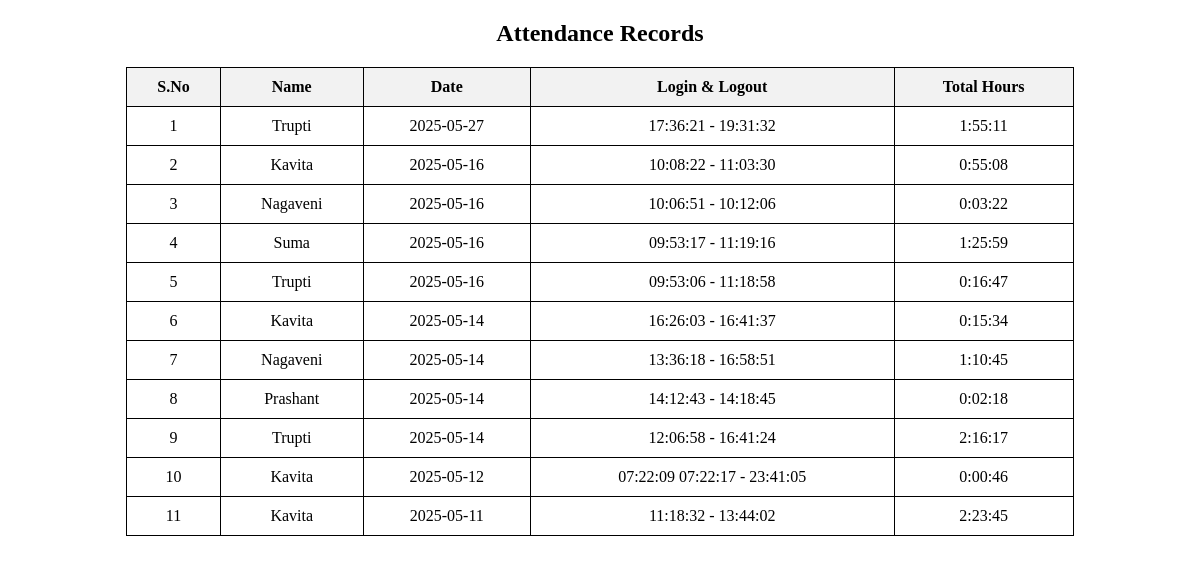
The page / on the database its author committed.
### tables this page shows
CREATE TABLE attendance (
            id INTEGER PRIMARY KEY AUTOINCREMENT,
            name TEXT NOT NULL,
            day TEXT NOT NULL,  -- Date of attendance entry
            login_logout TEXT NOT NULL,  -- Stores all login/logout times in one row per day
            total_hours TEXT NOT NULL,    -- Stores total hours for the day
            UNIQUE(name, day)  -- Ensure each student has only one row per day
        );

### app.py (the view)
@app.route('/')
def index():
    records = fetch_attendance()
    print(f"[DEBUG] {len(records)} attendance records retrieved.")
    return render_template('attendance.html', attendance=records)

### templates/attendance.html (shortened to what this page needs)
<!DOCTYPE html>
<html lang="en">
<head>
</head>
<body>
    <h2 style="text-align:center;">Attendance Records</h2>
    <table>
        <tr>
            <th>S.No</th>
            <th>Name</th>
            <th>Date</th>
            <th>Login & Logout</th>
            <th>Total Hours</th>
        </tr>
        {% for row in attendance %}
        <tr>
            <td>{{ row[0] }}</td>
            <td>{{ row[1] }}</td>
            <td>{{ row[2] }}</td>
            <td>{{ row[3] }}</td>
            <td>{{ row[4] }}</td>
        </tr>
        {% endfor %}
    </table>
</body>
</html>

### templates/attendance.html (style rules this page uses)
table { width: 80%; margin: 20px auto; border-collapse: collapse; }
th, td { border: 1px solid black; padding: 10px; text-align: center; }
th { background-color: #f2f2f2; }

### rows shown on the page
attendance: row "1", name "Trupti", day "2025-05-27", row "17:36:21 - 19:31:32", total_hours "1:55:11"
attendance: row "2", name "Kavita", day "2025-05-16", row "10:08:22 - 11:03:30", total_hours "0:55:08"
attendance: row "3", name "Nagaveni", day "2025-05-16", row "10:06:51 - 10:12:06", total_hours "0:03:22"
attendance: row "4", name "Suma", day "2025-05-16", row "09:53:17 - 11:19:16", total_hours "1:25:59"
attendance: row "5", name "Trupti", day "2025-05-16", row "09:53:06 - 11:18:58", total_hours "0:16:47"
attendance: row "6", name "Kavita", day "2025-05-14", row "16:26:03 - 16:41:37", total_hours "0:15:34"
attendance: row "7", name "Nagaveni", day "2025-05-14", row "13:36:18 - 16:58:51", total_hours "1:10:45"
attendance: row "8", name "Prashant", day "2025-05-14", row "14:12:43 - 14:18:45", total_hours "0:02:18"
attendance: row "9", name "Trupti", day "2025-05-14", row "12:06:58 - 16:41:24", total_hours "2:16:17"
attendance: row "10", name "Kavita", day "2025-05-12", row "07:22:09 07:22:17 - 23:41:05", total_hours "0:00:46"
attendance: row "11", name "Kavita", day "2025-05-11", row "11:18:32 - 13:44:02", total_hours "2:23:45"
